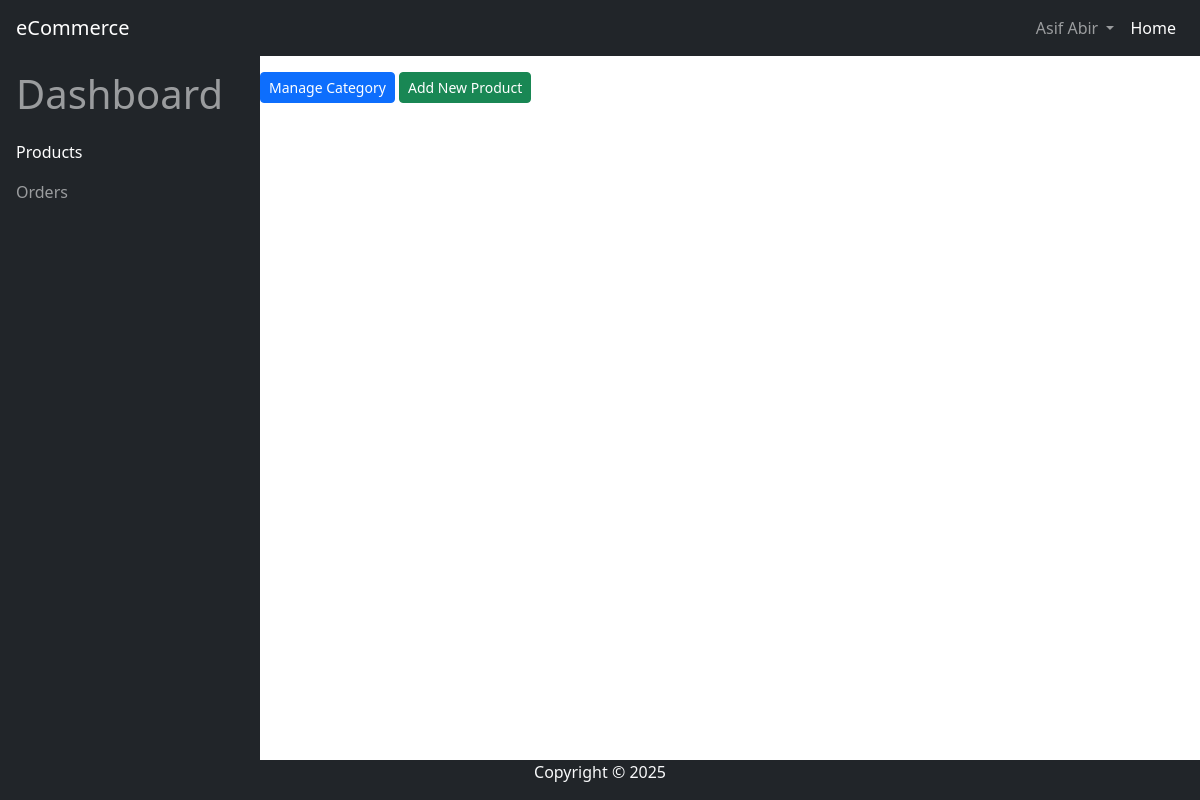
The app's page /Admin/products.php (signed in), older data.
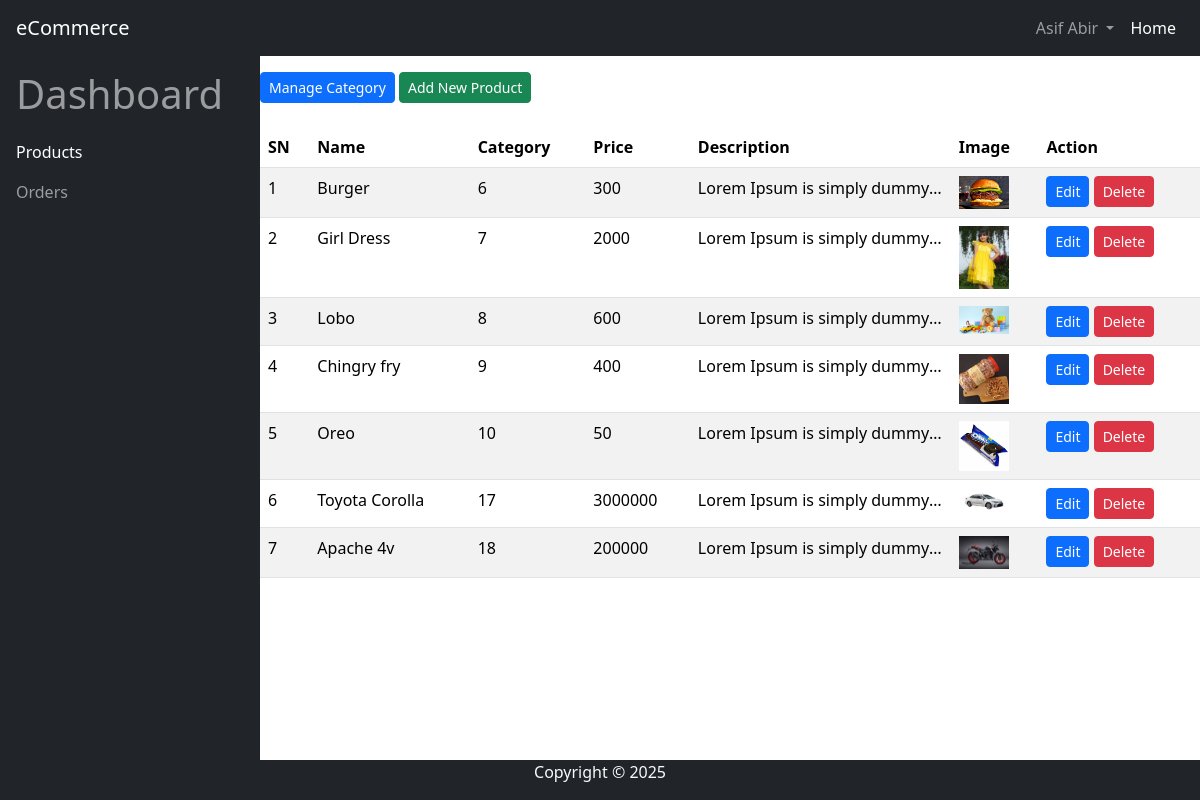
The same page, newer data.
### tables this page shows
CREATE TABLE `products` (
  `id` int(11) NOT NULL,
  `name` varchar(255) NOT NULL,
  `category_id` int(11) NOT NULL,
  `price` int(11) NOT NULL,
  `description` mediumtext NOT NULL,
  `image` varchar(255) NOT NULL,
  `created_at` timestamp NOT NULL DEFAULT current_timestamp()
);

### Admin/products.php (the view, shortened to what this page needs)
<?php
require_once('./header.php');
$query = "SELECT * FROM products ORDER BY id DESC";
$result = mysqli_query($conn, $query);
?>
<div class="container-fluid">
    <div class="row vh-100 overflow-y-scroll position-relative flex p-0">
        <?php
        require_once('./navbar.php');
        ?>
        <div class="col-12 d-flex p-0">
            <div class="bg-dark text-white px-3 overflow-y-scroll flex-shrink-0 py-5" style="width: 260px;">
                <?php require_once('./sidebar.php'); ?>
            </div>
            <div class="flex-grow-1 overflow-y-scroll my-5">
                <div class="row">
                    <div class="col-md-12 my-4">
                        <button class="btn btn-primary btn-sm" data-bs-toggle="modal" data-bs-target="#category" ;">Manage
                            Category</button>
                        <button class="btn btn-success btn-sm" data-bs-toggle="modal" data-bs-target="#product">Add New
                            Product</button>
                    </div>
                    <?php if ($result->num_rows > 0) { ?>
                        <div class="col-md-12">
                            <table class="table table-striped" id="productTable">
                                <thead>
                                    <tr>
                                        <th>SN</th>
                                        <th>Name</th>
                                        <th>Category</th>
                                        <th>Price</th>
                                        <th>Description</th>
                                        <th>Image</th>
                                        <th>Action</th>
                                    </tr>
                                </thead>
                                <tbody>
                                    <?php
                                    $sn = 1;
                                    while ($row = mysqli_fetch_assoc($result)) {
                                        echo "<tr>";
                                        echo "<td>" . $sn++ . "</td>";
                                        echo "<td>" . $row['name'] . "</td>";
                                        echo "<td>" . $row['category_id'] . "</td>";
                                        echo "<td>" . $row['price'] . "</td>";
                                        echo "<td style='max-width: 200px; overflow: hidden; text-overflow: ellipsis; white-space: nowrap;'>" . $row['description'] . "</td>";
                                        echo "<td><img src='../images/products/" . $row['image'] . "' alt='" . $row['name'] . "' width='50'></td>";
                                        echo "<td>
                                        <button class='btn btn-sm btn-primary editProductBtn' data-bs-toggle='modal' data-bs-target='#editProduct' data-id='" . $row['id'] . "'>Edit</button>
                                        <button class='btn btn-sm btn-danger'>Delete</button>
                                    </td>";
                                        echo "</tr>";
                                    }
                                    ?>
                                </tbody>
                            </table>
                        </div>
                    <?php } ?>
                </div>
            </div>
            <?php
            require_once('./footer.php');
            ?>

### Admin/header.php (shortened to what this page needs)
<!doctype html>
<html lang="en">
  <head>
    <link href="https://cdn.jsdelivr.net/npm/bootstrap@5.3.7/dist/css/bootstrap.min.css" rel="stylesheet">
    <link rel="stylesheet" href="https://cdnjs.cloudflare.com/ajax/libs/font-awesome/6.7.2/css/all.min.css" />
    <link rel="stylesheet" href="https://cdn.datatables.net/2.3.2/css/dataTables.dataTables.min.css">
  </head>
  <body>

### Admin/navbar.php (shortened to what this page needs)
<nav class="navbar navbar-expand-lg bg-dark navbar-dark position-fixed z-2 top-0 start-0 w-100">
  <div class="container-fluid px-3">
    <a class="navbar-brand" href="#">eCommerce</a>
    <div class="collapse navbar-collapse" id="navbarSupportedContent">
      <ul class="navbar-nav ms-auto mb-2 mb-lg-0">
        <li class="nav-item dropdown">
          <a class="nav-link dropdown-toggle" href="#" role="button" data-bs-toggle="dropdown" aria-expanded="false">
            <?= $_SESSION['user']['name']  ?>
          </a>
        </li>
        <li class="nav-item">
          <a class="nav-link active" aria-current="page" href="../">Home</a>
        </li>
      </ul>
    </div>
  </div>
</nav>

### Admin/sidebar.php
<?php
$pageName = basename($_SERVER['PHP_SELF']);
?>
<nav class="navbar navbar-dark position-fixed z-3 start-0 w-max px-3">
    <ul class="navbar-nav flex-column">
        <li class="nav-item">
            <a class="nav-link fs-1 <?= $pageName === 'index.php' ? 'active' : '' ?>" href="/admin/index.php">Dashboard</a>
        </li>
        <li class="nav-item">
            <a class="nav-link <?= $pageName === 'products.php' ? 'active' : '' ?>" href="/admin/products.php">Products</a>
        </li>
        <li class="nav-item">
            <a class="nav-link <?= $pageName === 'orders.php' ? 'active' : '' ?>" href="/admin/orders.php">Orders</a>
        </li>
    </ul>
</nav>

### Admin/footer.php (shortened to what this page needs)
<footer class="col-12 bg-dark text-light text-center position-fixed bottom-0 w-100 end-0 z-2">
    <p class="text-center">Copyright &copy; <?= date('Y') ?></p>
</footer>
  </body>
</html>

Row changes from the older to the newer data that the page shows:
added products: name "Burger", category "6", price "300", description "Lorem Ipsum is simply dummy…", image (picture)
added products: name "Girl Dress", category "7", price "2000", description "Lorem Ipsum is simply dummy…", image (picture)
added products: name "Lobo", category "8", price "600", description "Lorem Ipsum is simply dummy…", image (picture)
added products: name "Chingry fry", category "9", price "400", description "Lorem Ipsum is simply dummy…", image (picture)
added products: name "Oreo", category "10", price "50", description "Lorem Ipsum is simply dummy…", image+name (picture)
added products: name "Toyota Corolla", category "17", price "3000000", description "Lorem Ipsum is simply dummy…", image (picture)
added products: name "Apache 4v", category "18", price "200000", description "Lorem Ipsum is simply dummy…", image (picture)
Text that changed along with them:
text now shown: "SN Name Category Price Description Image Action"
